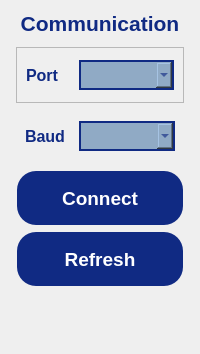
            <widget class="QWidget" name="comPage">
             <property name="styleSheet">
              <string notr="true">color: rgb(16, 42, 131);</string>
             </property>
             <layout class="QVBoxLayout" name="verticalLayout_20">
              <item>
               <widget class="QLabel" name="comLabel">
                <property name="font">
                 <font>
                  <pointsize>16</pointsize>
                  <bold>true</bold>
                 </font>
                </property>
                <property name="styleSheet">
                 <string notr="true">QLabel {
    color: rgb(16, 42, 131);
}</string>
                </property>
                <property name="text">
                 <string>Communication</string>
                </property>
                <property name="alignment">
                 <set>Qt::AlignmentFlag::AlignCenter</set>
                </property>
               </widget>
              </item>
              <item>
               <widget class="QFrame" name="comFrame">
                <property name="minimumSize">
                 <size>
                  <width>0</width>
                  <height>250</height>
                 </size>
                </property>
                <property name="sizeIncrement">
                 <size>
                  <width>0</width>
                  <height>250</height>
                 </size>
                </property>
                <property name="frameShape">
                 <enum>QFrame::Shape::NoFrame</enum>
                </property>
                <property name="frameShadow">
                 <enum>QFrame::Shadow::Plain</enum>
                </property>
                <layout class="QVBoxLayout" name="verticalLayout_19">
                 <property name="spacing">
                  <number>5</number>
                 </property>
                 <property name="leftMargin">
                  <number>5</number>
                 </property>
                 <property name="topMargin">
                  <number>5</number>
                 </property>
                 <property name="rightMargin">
                  <number>5</number>
                 </property>
                 <property name="bottomMargin">
                  <number>5</number>
                 </property>
                 <item>
                  <widget class="QFrame" name="portFrame">
                   <property name="frameShape">
                    <enum>QFrame::Shape::StyledPanel</enum>
                   </property>
                   <property name="frameShadow">
                    <enum>QFrame::Shadow::Raised</enum>
                   </property>
                   <layout class="QHBoxLayout" name="horizontalLayout_12" stretch="1,2">
                    <item>
                     <widget class="QLabel" name="portLabel">
                      <property name="minimumSize">
                       <size>
                        <width>0</width>
                        <height>30</height>
                       </size>
                      </property>
                      <property name="font">
                       <font>
                        <pointsize>12</pointsize>
                        <bold>true</bold>
                       </font>
                      </property>
                      <property name="styleSheet">
                       <string notr="true">QLabel {
    color: rgb(16, 42, 131);
}</string>
                      </property>
                      <property name="text">
                       <string>Port</string>
                      </property>
                     </widget>
                    </item>
                    <item>
                     <widget class="QComboBox" name="portComboBox">
                      <property name="minimumSize">
                       <size>
                        <width>0</width>
                        <height>30</height>
                       </size>
                      </property>
                      <property name="font">
                       <font>
                        <pointsize>12</pointsize>
                       </font>
                      </property>
                      <property name="styleSheet">
                       <string notr="true">QComboBox {
	background-color: rgb(144, 170, 197);
    border: 2px solid rgb(16, 42, 131);
}

QComboBox QAbstractItemView {
	background-color: rgb(144, 170, 197);
	selection-background-color: #A0D0F0;
	color: rgb(16, 42, 131);
}</string>
                      </property>
                     </widget>
                    </item>
                   </layout>
                  </widget>
                 </item>
                 <item>
                  <widget class="QFrame" name="baudFrame">
                   <property name="frameShape">
                    <enum>QFrame::Shape::NoFrame</enum>
                   </property>
                   <property name="frameShadow">
                    <enum>QFrame::Shadow::Plain</enum>
                   </property>
                   <layout class="QHBoxLayout" name="horizontalLayout_13" stretch="1,2">
                    <item>
                     <widget class="QLabel" name="baudLabel">
                      <property name="minimumSize">
                       <size>
                        <width>0</width>
                        <height>30</height>
                       </size>
                      </property>
                      <property name="font">
                       <font>
                        <pointsize>12</pointsize>
                        <bold>true</bold>
                       </font>
                      </property>
                      <property name="styleSheet">
                       <string notr="true">QLabel {
    color: rgb(16, 42, 131);
}</string>
                      </property>
                      <property name="text">
                       <string>Baud</string>
                      </property>
                     </widget>
                    </item>
                    <item>
                     <widget class="QComboBox" name="baudComboBox">
                      <property name="minimumSize">
                       <size>
                        <width>0</width>
                        <height>30</height>
                       </size>
                      </property>
                      <property name="font">
                       <font>
                        <pointsize>12</pointsize>
                       </font>
                      </property>
                      <property name="styleSheet">
                       <string notr="true">QComboBox {
	background-color: rgb(144, 170, 197);
    border: 2px solid rgb(16, 42, 131);
}

QComboBox QAbstractItemView {
	background-color: rgb(144, 170, 197);
	selection-background-color: #A0D0F0;
	color: rgb(16, 42, 131);
}</string>
                      </property>
                     </widget>
                    </item>
                   </layout>
                  </widget>
                 </item>
                 <item>
                  <widget class="QPushButton" name="connectPushButton">
                   <property name="sizePolicy">
                    <sizepolicy hsizetype="Preferred" vsizetype="Preferred">
                     <horstretch>0</horstretch>
                     <verstretch>0</verstretch>
                    </sizepolicy>
                   </property>
                   <property name="minimumSize">
                    <size>
                     <width>0</width>
                     <height>40</height>
                    </size>
                   </property>
                   <property name="maximumSize">
                    <size>
                     <width>16777215</width>
                     <height>60</height>
                    </size>
                   </property>
                   <property name="font">
                    <font>
                     <pointsize>14</pointsize>
                     <bold>true</bold>
                    </font>
                   </property>
                   <property name="styleSheet">
                    <string notr="true">QPushButton {
	color: rgb(255, 255, 255);	
	background-color: rgb(16, 42, 131);
	border-color: transparent;
	border-style: outset;
	border-radius: 20px;
	border-width: 2px;
	padding: 6px;
}

QPushButton:hover {
	color: rgb(16, 42, 131);
	background-color: rgb(167, 198, 229);
	border-color: rgb(16, 42, 131);
}

QPushButton:disabled {
	background-color: rgb(172, 172, 172);
}</string>
                   </property>
                   <property name="text">
                    <string>Connect</string>
                   </property>
                  </widget>
                 </item>
                 <item>
                  <widget class="QPushButton" name="refreshPushButton">
                   <property name="sizePolicy">
                    <sizepolicy hsizetype="Preferred" vsizetype="Preferred">
                     <horstretch>0</horstretch>
                     <verstretch>0</verstretch>
                    </sizepolicy>
                   </property>
                   <property name="minimumSize">
                    <size>
                     <width>0</width>
                     <height>40</height>
                    </size>
                   </property>
                   <property name="maximumSize">
                    <size>
                     <width>16777215</width>
                     <height>60</height>
                    </size>
                   </property>
                   <property name="font">
                    <font>
                     <pointsize>14</pointsize>
                     <bold>true</bold>
                    </font>
                   </property>
                   <property name="styleSheet">
                    <string notr="true">QPushButton {
	color: rgb(255, 255, 255);	
	background-color: rgb(16, 42, 131);
	border-color: transparent;
	border-style: outset;
	border-radius: 20px;
	border-width: 2px;
	padding: 6px;
}

QPushButton:hover {
	color: rgb(16, 42, 131);
	background-color: rgb(167, 198, 229);
	border-color: rgb(16, 42, 131);
}

QPushButton:disabled {
	background-color: rgb(172, 172, 172);
}</string>
                   </property>
                   <property name="text">
                    <string>Refresh</string>
                   </property>
                  </widget>
                 </item>
                </layout>
               </widget>
              </item>
              <item>
               <spacer name="verticalSpacer_8">
                <property name="orientation">
                 <enum>Qt::Orientation::Vertical</enum>
                </property>
                <property name="sizeHint" stdset="0">
                 <size>
                  <width>20</width>
                  <height>51</height>
                 </size>
                </property>
               </spacer>
              </item>
             </layout>
            </widget>
